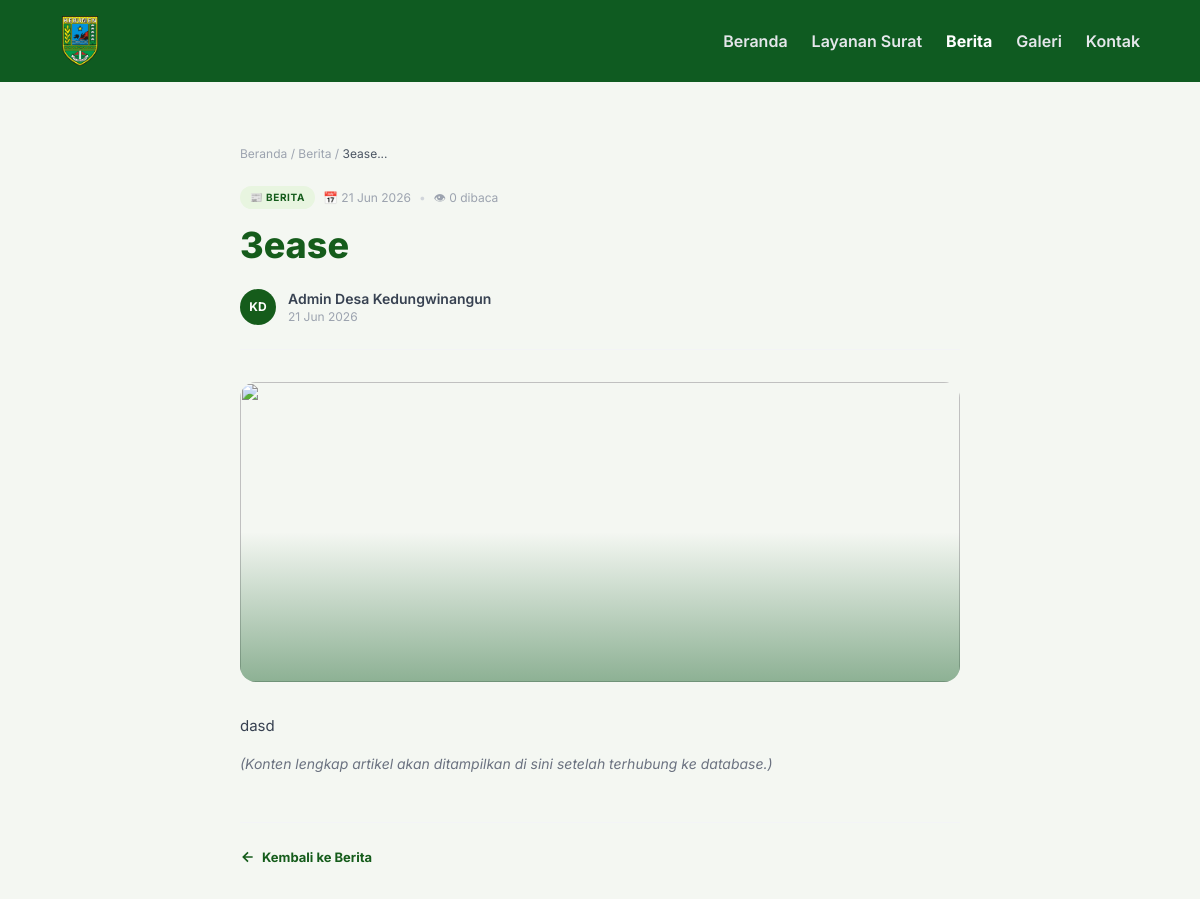
The page /berita/4 on the database its author committed.
### tables this page shows
CREATE TABLE berita (
            id INTEGER PRIMARY KEY AUTOINCREMENT,
            judul TEXT NOT NULL,
            excerpt TEXT,
            kategori TEXT,
            badge_class TEXT DEFAULT 'badge-green',
            kategori_icon TEXT DEFAULT '📰',
            tanggal TEXT,
            views TEXT DEFAULT '0',
            gambar_url TEXT,
            gambar_alt TEXT,
            penulis TEXT DEFAULT 'Admin Desa Kedungwinangun',
            unggulan INTEGER DEFAULT 0,
            created_at TIMESTAMP DEFAULT CURRENT_TIMESTAMP
        );

### routes/public.py (the view)
@public_bp.route("/berita/<int:berita_id>")
def detail_berita(berita_id):
    desa_info = get_desa_info_with_maps()
    custom_pages = get_all_pages()
    artikel = get_berita_by_id(berita_id)
    if not artikel:
        return "Berita tidak ditemukan", 404
    show_views = get_config("berita_tampilkan_views", "1") == "1"
    show_tanggal = get_config("berita_tampilkan_tanggal", "1") == "1"
    return render_template(
        "detail_berita.html",
        desa=desa_info,
        nav_links=[{**n, "active": n["label"] == "Berita"} for n in NAV_LINKS],
        artikel=artikel,
        show_views=show_views,
        show_tanggal=show_tanggal,
        site_name=desa_info['nama'],
        site_tagline=desa_info['tagline'],
        site_description=desa_info['deskripsi'],
        custom_pages=custom_pages,
    )

### app.py (called while the page is built)
@app.context_processor
def inject_openrouter_key():
    return {
        'openrouter_api_key': environ.get('OPENROUTER_API_KEY', '')
    }

@app.context_processor
def inject_custom_pages():
    from models import get_all_pages
    return {'custom_pages_nav': get_all_pages()}

### models.py (called while the page is built)
def get_db_connection():
    conn = sqlite3.connect(Config.DB_NAME)
    conn.row_factory = sqlite3.Row
    return conn

def get_config(key, default=None):
    conn = get_db_connection()
    cursor = conn.cursor()
    cursor.execute('SELECT value FROM config WHERE key = ?', (key,))
    row = cursor.fetchone()
    conn.close()
    return row['value'] if row else (default if default is not None else DEFAULT_CONFIG.get(key, ''))

def get_desa_info():
    return {
        "nama": get_config("website_nama", DEFAULT_CONFIG["website_nama"]),
        "tagline": get_config("website_tagline", DEFAULT_CONFIG["website_tagline"]),
        "deskripsi": get_config("website_deskripsi", DEFAULT_CONFIG["website_deskripsi"]),
        "jumlah_dusun": 6,
        "jumlah_kasi": 3,
        "jumlah_kepala_desa": 1,
    }

def get_berita_by_id(berita_id):
    conn = get_db_connection()
    cursor = conn.cursor()
    cursor.execute('SELECT * FROM berita WHERE id = ?', (berita_id,))
    berita = cursor.fetchone()
    conn.close()
    return dict(berita) if berita else None

def get_all_pages():
    conn = get_db_connection()
    cursor = conn.cursor()
    cursor.execute('SELECT * FROM pages WHERE active = 1 ORDER BY order_num ASC, title ASC')
    pages = [dict(row) for row in cursor.fetchall()]
    conn.close()
    return pages

### routes/public.py (called while the page is built)
def get_desa_info_with_maps():
    info = get_desa_info()
    info['maps_embed_url'] = MAPS_EMBED_URL
    info['dusun'] = DUSUN_DATA
    return info

### templates/detail_berita.html (shortened to what this page needs)
<!DOCTYPE html>
<html lang="id">
<head>
    <script src="https://cdn.tailwindcss.com"></script>
    <link rel="stylesheet" href="{{ url_for('static', filename='styles.css') }}">
</head>
<body class="font-sans m-0 bg-[#f4f7f2] text-gray-800">
    <div
        class="w-full max-w-[480px] md:max-w-none mx-auto bg-white md:bg-transparent shadow-[0_0_30px_rgba(0,0,0,0.45)] md:shadow-none min-h-screen overflow-x-hidden">
        <nav
            class="flex items-center gap-3 px-4 py-3 md:px-[5%] md:py-4 bg-[#0F5B21] text-white text-[11px] md:text-base font-semibold">
            <img src="{{ url_for('static', filename='images/kebumen.png') }}" alt="Logo Desa"
                class="w-8 h-10 md:w-10 md:h-[50px] object-contain">
            <div class="flex gap-2 md:gap-6 ml-auto">
                {% for link in nav_links %}
                <a href="{{ link.href }}"
                    class="nav-a {% if link.active %}nav-active{% endif %} text-gray-200 no-underline transition-colors duration-300">
                    {{ link.label }}
                </a>
                {% endfor %}
            </div>
        </nav>
        <div class="max-w-3xl mx-auto px-6 py-10 md:py-16">
            <p class="text-xs text-gray-400 mb-6">
                <a href="{{ url_for('public.index') }}" class="hover:text-[#155C1B] transition-colors">Beranda</a>
                /
                <a href="{{ url_for('public.berita') }}" class="hover:text-[#155C1B] transition-colors">Berita</a>
                /
                <span class="text-gray-600">{{ artikel.judul[:40] }}...</span>
            </p>
            <div class="flex flex-wrap items-center gap-2 mb-4">
                <span class="news-badge {{ artikel.badge_class }}">{{ artikel.kategori_icon }} {{ artikel.kategori
                    }}</span>
                <span class="text-xs text-gray-400">📅 {{ artikel.tanggal }}</span>
                <span class="text-xs text-gray-300">•</span>
                <span class="text-xs text-gray-400">👁 {{ artikel.views }} dibaca</span>
            </div>
            <h1 class="text-2xl md:text-4xl font-extrabold text-[#155C1B] leading-snug mb-6">
                {{ artikel.judul }}
            </h1>
            <div class="flex items-center gap-3 mb-8 pb-6 border-b border-gray-100">
                <div
                    class="w-9 h-9 rounded-full bg-[#155C1B] flex items-center justify-center text-white text-xs font-bold">
                    KD</div>
                <div>
                    <p class="text-sm font-semibold text-gray-700">{{ artikel.penulis }}</p>
                    <p class="text-xs text-gray-400">{{ artikel.tanggal }}</p>
                </div>
            </div>
            <div class="news-thumb rounded-2xl overflow-hidden mb-8 md:h-[420px]" style="height:300px;">
                <img src="{{ artikel.gambar_url }}" alt="{{ artikel.gambar_alt }}"
                    style="height:300px; width:100%; object-fit:cover;">
            </div>
            <div class="prose prose-green max-w-none text-gray-700 leading-relaxed text-[15px]">
                <p>{{ artikel.excerpt }}</p>
                <p class="mt-4 text-gray-500 italic text-sm">
                    (Konten lengkap artikel akan ditampilkan di sini setelah terhubung ke database.)
                </p>
            </div>
            <div class="mt-12 pt-6 border-t border-gray-100">
                <a href="{{ url_for('public.berita') }}" class="news-readmore">
                    <svg width="16" height="16" viewBox="0 0 24 24" fill="none" stroke="currentColor" stroke-width="2.5"
                        style="transform: rotate(180deg)">
                        <path d="M5 12h14M12 5l7 7-7 7" />
                    </svg>
                    Kembali ke Berita
                </a>
            </div>
        </div>
    </div>
</body>
</html>

### static/styles.css (style rules this page uses)
*, *::before, *::after { box-sizing: border-box; }
.nav-a.nav-active { color: #ffffff; font-weight: 700; }
.news-thumb { overflow: hidden; position: relative; }
.news-thumb img { width: 100%; height: 100%; object-fit: cover; display: block; transition: transform 0.6s cubic-bezier(.25,.8,.25,1); }
.news-thumb::after { content: ""; position: absolute; inset: 0; background: linear-gradient(to bottom, transparent 50%, rgba(15, 91, 33, 0.45) 100%); pointer-events: none; }
.news-badge { display: inline-flex; align-items: center; gap: 5px; font-size: 10px; font-weight: 700; letter-spacing: .06em; text-transform: uppercase; padding: 4px 10px; border-radius: 9999px; }
.badge-green { background: #e8f5e0; color: #155C1B; }
.news-readmore { display: inline-flex; align-items: center; gap: 6px; font-size: 13px; font-weight: 700; color: #155C1B; text-decoration: none; transition: gap 0.25s ease; }
.news-readmore svg { transition: transform 0.25s ease; }

### rows shown on the page
berita: judul "3ease", kategori_icon "📰", kategori "BERITA", tanggal "21 Jun 2026", views "0", penulis "Admin Desa Kedungwinangun", excerpt "dasd"

### other values the page prints
{{ link.label }} "Beranda" "Layanan Surat" "Berita" "Galeri" "Kontak"
